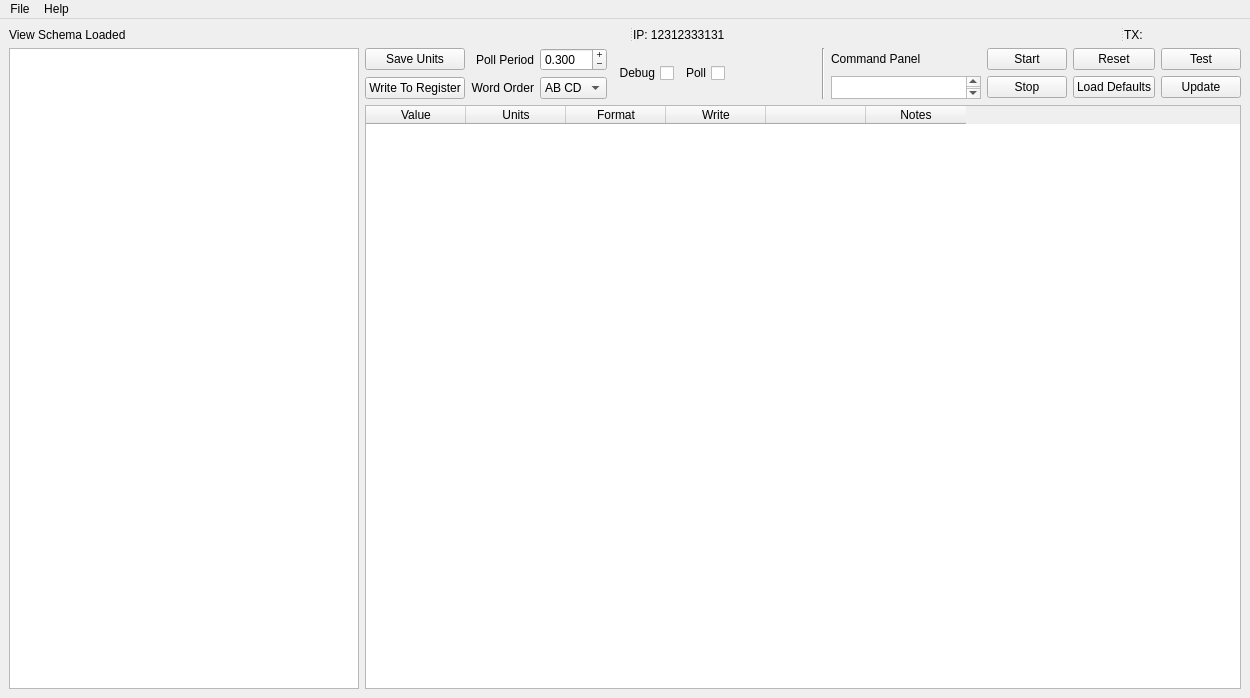
<?xml version="1.0" encoding="UTF-8"?>
<ui version="4.0">
 <class>MainWindow</class>
 <widget class="QMainWindow" name="MainWindow">
  <property name="geometry">
   <rect>
    <x>0</x>
    <y>0</y>
    <width>1250</width>
    <height>698</height>
   </rect>
  </property>
  <property name="windowTitle">
   <string>Modbus Master Tool</string>
  </property>
  <property name="windowIcon">
   <iconset>
    <normaloff>../../../../Google Drive/final version]/modbusTool-master/modbus.png</normaloff>../../../../Google Drive/final version]/modbusTool-master/modbus.png</iconset>
  </property>
  <widget class="QWidget" name="centralwidget">
   <layout class="QVBoxLayout" name="verticalLayout_3">
    <item>
     <widget class="QSplitter" name="splitter">
      <property name="orientation">
       <enum>Qt::Horizontal</enum>
      </property>
      <widget class="QLabel" name="label_6">
       <property name="text">
        <string>View Schema Loaded</string>
       </property>
      </widget>
      <widget class="QLabel" name="label_4">
       <property name="text">
        <string>IP: 12312333131</string>
       </property>
      </widget>
      <widget class="QLabel" name="label_5">
       <property name="text">
        <string>TX: </string>
       </property>
      </widget>
     </widget>
    </item>
    <item>
     <layout class="QHBoxLayout" name="horizontalLayout_2">
      <item>
       <widget class="QTreeWidget" name="treeWidget">
        <property name="maximumSize">
         <size>
          <width>350</width>
          <height>16777215</height>
         </size>
        </property>
        <property name="rootIsDecorated">
         <bool>true</bool>
        </property>
        <property name="uniformRowHeights">
         <bool>false</bool>
        </property>
        <property name="itemsExpandable">
         <bool>true</bool>
        </property>
        <property name="animated">
         <bool>true</bool>
        </property>
        <property name="headerHidden">
         <bool>true</bool>
        </property>
        <attribute name="headerVisible">
         <bool>false</bool>
        </attribute>
        <column>
         <property name="text">
          <string notr="true">1</string>
         </property>
        </column>
       </widget>
      </item>
      <item>
       <layout class="QVBoxLayout" name="verticalLayout_2">
        <item>
         <layout class="QHBoxLayout" name="horizontalLayout">
          <item>
           <layout class="QGridLayout" name="gridLayout_2">
            <item row="0" column="0">
             <widget class="QPushButton" name="btnUnits">
              <property name="text">
               <string>Save Units</string>
              </property>
             </widget>
            </item>
            <item row="0" column="1">
             <widget class="QLabel" name="label">
              <property name="toolTip">
               <string extracomment="wit"/>
              </property>
              <property name="autoFillBackground">
               <bool>false</bool>
              </property>
              <property name="frameShape">
               <enum>QFrame::NoFrame</enum>
              </property>
              <property name="text">
               <string>Poll Period</string>
              </property>
              <property name="scaledContents">
               <bool>false</bool>
              </property>
              <property name="alignment">
               <set>Qt::AlignRight|Qt::AlignTrailing|Qt::AlignVCenter</set>
              </property>
              <property name="wordWrap">
               <bool>false</bool>
              </property>
             </widget>
            </item>
            <item row="0" column="2">
             <widget class="QDoubleSpinBox" name="spinBoxPollRate">
              <property name="alignment">
               <set>Qt::AlignLeading|Qt::AlignLeft|Qt::AlignVCenter</set>
              </property>
              <property name="buttonSymbols">
               <enum>QAbstractSpinBox::PlusMinus</enum>
              </property>
              <property name="showGroupSeparator" stdset="0">
               <bool>false</bool>
              </property>
              <property name="decimals">
               <number>3</number>
              </property>
              <property name="minimum">
               <double>0.010000000000000</double>
              </property>
              <property name="singleStep">
               <double>0.100000000000000</double>
              </property>
              <property name="value">
               <double>0.300000000000000</double>
              </property>
             </widget>
            </item>
            <item row="1" column="0">
             <widget class="QPushButton" name="btnWrite">
              <property name="text">
               <string>Write To Register</string>
              </property>
             </widget>
            </item>
            <item row="1" column="1">
             <widget class="QLabel" name="label_2">
              <property name="text">
               <string>Word Order</string>
              </property>
              <property name="alignment">
               <set>Qt::AlignRight|Qt::AlignTrailing|Qt::AlignVCenter</set>
              </property>
             </widget>
            </item>
            <item row="1" column="2">
             <widget class="QComboBox" name="comboBoxDataEncode">
              <item>
               <property name="text">
                <string>AB CD</string>
               </property>
              </item>
              <item>
               <property name="text">
                <string>CD AB</string>
               </property>
              </item>
             </widget>
            </item>
           </layout>
          </item>
          <item>
           <widget class="QCheckBox" name="checkDebug">
            <property name="layoutDirection">
             <enum>Qt::RightToLeft</enum>
            </property>
            <property name="text">
             <string>Debug</string>
            </property>
           </widget>
          </item>
          <item>
           <widget class="QCheckBox" name="checkBoxPoll">
            <property name="layoutDirection">
             <enum>Qt::RightToLeft</enum>
            </property>
            <property name="text">
             <string>Poll</string>
            </property>
           </widget>
          </item>
          <item>
           <spacer name="horizontalSpacer">
            <property name="orientation">
             <enum>Qt::Horizontal</enum>
            </property>
            <property name="sizeHint" stdset="0">
             <size>
              <width>40</width>
              <height>20</height>
             </size>
            </property>
           </spacer>
          </item>
          <item>
           <widget class="Line" name="line">
            <property name="orientation">
             <enum>Qt::Vertical</enum>
            </property>
           </widget>
          </item>
          <item>
           <layout class="QGridLayout" name="gridLayout">
            <item row="0" column="0">
             <widget class="QLabel" name="label_3">
              <property name="text">
               <string>Command Panel</string>
              </property>
             </widget>
            </item>
            <item row="0" column="1">
             <widget class="QPushButton" name="btnStar">
              <property name="text">
               <string>Start</string>
              </property>
             </widget>
            </item>
            <item row="0" column="2">
             <widget class="QPushButton" name="btnReset">
              <property name="text">
               <string>Reset</string>
              </property>
             </widget>
            </item>
            <item row="0" column="3">
             <widget class="QPushButton" name="btnTest">
              <property name="text">
               <string>Test</string>
              </property>
             </widget>
            </item>
            <item row="1" column="0">
             <widget class="QTextBrowser" name="textBrowserCommand">
              <property name="maximumSize">
               <size>
                <width>150</width>
                <height>23</height>
               </size>
              </property>
             </widget>
            </item>
            <item row="1" column="1">
             <widget class="QPushButton" name="btnSto">
              <property name="text">
               <string>Stop</string>
              </property>
             </widget>
            </item>
            <item row="1" column="2">
             <widget class="QPushButton" name="btnLoadDefaults">
              <property name="text">
               <string>Load Defaults</string>
              </property>
             </widget>
            </item>
            <item row="1" column="3">
             <widget class="QPushButton" name="btnUpdate">
              <property name="text">
               <string>Update</string>
              </property>
             </widget>
            </item>
           </layout>
          </item>
         </layout>
        </item>
        <item>
         <widget class="QTableWidget" name="tableWidget">
          <property name="toolTip">
           <string/>
          </property>
          <property name="toolTipDuration">
           <number>-1</number>
          </property>
          <property name="gridStyle">
           <enum>Qt::SolidLine</enum>
          </property>
          <property name="cornerButtonEnabled">
           <bool>false</bool>
          </property>
          <attribute name="horizontalHeaderVisible">
           <bool>true</bool>
          </attribute>
          <attribute name="horizontalHeaderShowSortIndicator" stdset="0">
           <bool>false</bool>
          </attribute>
          <attribute name="horizontalHeaderStretchLastSection">
           <bool>false</bool>
          </attribute>
          <attribute name="verticalHeaderVisible">
           <bool>true</bool>
          </attribute>
          <attribute name="verticalHeaderCascadingSectionResizes">
           <bool>false</bool>
          </attribute>
          <attribute name="verticalHeaderShowSortIndicator" stdset="0">
           <bool>false</bool>
          </attribute>
          <attribute name="verticalHeaderStretchLastSection">
           <bool>false</bool>
          </attribute>
          <column>
           <property name="text">
            <string>Value</string>
           </property>
          </column>
          <column>
           <property name="text">
            <string>Units</string>
           </property>
          </column>
          <column>
           <property name="text">
            <string>Format</string>
           </property>
          </column>
          <column>
           <property name="text">
            <string>Write</string>
           </property>
          </column>
          <column>
           <property name="text">
            <string/>
           </property>
          </column>
          <column>
           <property name="text">
            <string>Notes</string>
           </property>
          </column>
         </widget>
        </item>
        <item>
         <layout class="QVBoxLayout" name="verticalLayout"/>
        </item>
       </layout>
      </item>
     </layout>
    </item>
   </layout>
  </widget>
  <widget class="QMenuBar" name="menuBar">
   <property name="geometry">
    <rect>
     <x>0</x>
     <y>0</y>
     <width>1250</width>
     <height>21</height>
    </rect>
   </property>
   <widget class="QMenu" name="menuFile">
    <property name="title">
     <string>File</string>
    </property>
    <addaction name="actionSetup"/>
    <addaction name="actionSave_View_List"/>
    <addaction name="actionLoad_View_List"/>
    <addaction name="separator"/>
    <addaction name="actionQuit"/>
   </widget>
   <widget class="QMenu" name="menuHelp">
    <property name="title">
     <string>Help</string>
    </property>
   </widget>
   <addaction name="menuFile"/>
   <addaction name="menuHelp"/>
  </widget>
  <action name="actionSetup">
   <property name="text">
    <string>Setup</string>
   </property>
   <property name="shortcut">
    <string>F5</string>
   </property>
  </action>
  <action name="actionQuit">
   <property name="text">
    <string>Quit</string>
   </property>
  </action>
  <action name="actionSave_View_List">
   <property name="text">
    <string>Save View List</string>
   </property>
  </action>
  <action name="actionLoad_View_List">
   <property name="text">
    <string>Load View List</string>
   </property>
  </action>
 </widget>
 <resources/>
 <connections/>
</ui>
